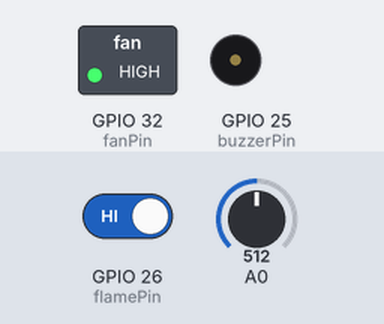
This sketch was run on a simulated ESP8266 (NodeMCU). On the bench: switched loads named in the sketch (green lamp = pin HIGH), buzzer (waves = sounding, pin HIGH). The test bench sets the inputs (shaded band); at power-on: A0 = 512, GPIO 26 (flamePin) HIGH. WiFi joins after 1.5 s; servers stay silent unless stated; the local clock reads 2024-03-15 10:24:30 at power-on unless the sketch sets it; what the sketch prints to the serial monitor is not drawn.

Above: at 0.1 s.
At 3.4 s:
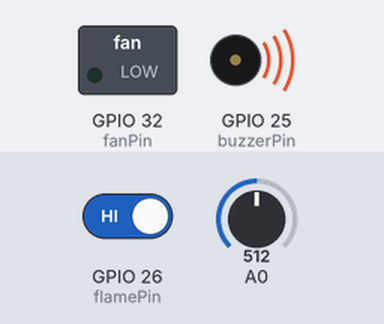
Timing chart, 0 to 4.9 s (numbered marks = the images above):
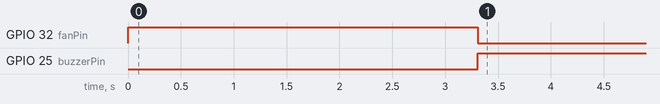

The sketch:

smoke-and-flame-220723.ino
```cpp
#if defined(ESP32)
#include <WiFi.h>
#elif defined(ESP8266)
#include <ESP8266WiFi.h>
#endif

#include <WiFiClientSecure.h>
#include <UniversalTelegramBot.h>

#define WIFI_SSID "MIKRO"
#define WIFI_PASSWORD "IDEAlis7"

// Telegram BOT Token (Get from Botfather)
#define BOT_TOKEN "6035914260:AAEBnPmOs_TGL9RGCHpwAoAJiNwjDCpKW7U"

#define mq7Pin 33
#define flamePin 26


#define buzzerPin 25
#define fanPin 32

int adcSmoke = 0;


const unsigned long BOT_MTBS = 1000;  // mean time between scan messages

WiFiClientSecure secured_client;
UniversalTelegramBot bot(BOT_TOKEN, secured_client);

String idTujuan = "5707679049";  //"108488036";
unsigned long bot_lasttime;      // last time messages' scan has been done

void setup() {
  Serial.begin(9600);

  pinMode(buzzerPin, OUTPUT);
  digitalWrite(buzzerPin, LOW);

  pinMode(fanPin, OUTPUT);
  digitalWrite(fanPin, HIGH);

  pinMode(flamePin, INPUT);

  Serial.print("Connecting to Wifi SSID ");
  Serial.print(WIFI_SSID);

  WiFi.begin(WIFI_SSID, WIFI_PASSWORD);
  secured_client.setCACert(TELEGRAM_CERTIFICATE_ROOT);  // Add root certificate for api.telegram.org

  while (WiFi.status() != WL_CONNECTED) {
    Serial.print(".");
    delay(500);
  }

  Serial.print("WiFi connected. IP address: ");
  Serial.println(WiFi.localIP());
  Serial.print("Retrieving time: ");
  configTime(0, 0, "pool.ntp.org");  // get UTC time via NTP
  time_t now = time(nullptr);
  while (now < 24 * 3600) {
    Serial.print(".");
    delay(100);
    now = time(nullptr);
  }
  Serial.println(now);
  delay(1500);
}

void loop() {
  adcSmoke = analogRead(mq7Pin);
  int persenSmoke = map(adcSmoke, 0, 4095, 0, 100);
  Serial.print("MQ : ");
  Serial.print(adcSmoke);
  Serial.print(" adc \t| ");
  Serial.print(persenSmoke);
  Serial.println(" %");

  int adaApi = !digitalRead(flamePin);
  Serial.print("API: ");
  Serial.println(adaApi);


  if (persenSmoke > 10) {
    bot.sendMessage(idTujuan, "Asap melebihi 10% !", "");
    kondisiBahaya();
  } else if (adaApi) {
    bot.sendMessage(idTujuan, "Api Terdeteksi", "");
    kondisiBahaya();
  } else {
    kondisiAman();
  }
    delay(500);
}


void kondisiAman() {
  digitalWrite(buzzerPin, LOW);
  digitalWrite(fanPin, HIGH);
}

void kondisiBahaya() {
  digitalWrite(buzzerPin, HIGH);
  digitalWrite(fanPin, LOW);
}
```

Measured:
- by itself, GPIO 32 (fanPin): HIGH → LOW at 3.3 s
- by itself, GPIO 25 (buzzerPin): LOW → HIGH at 3.3 s
